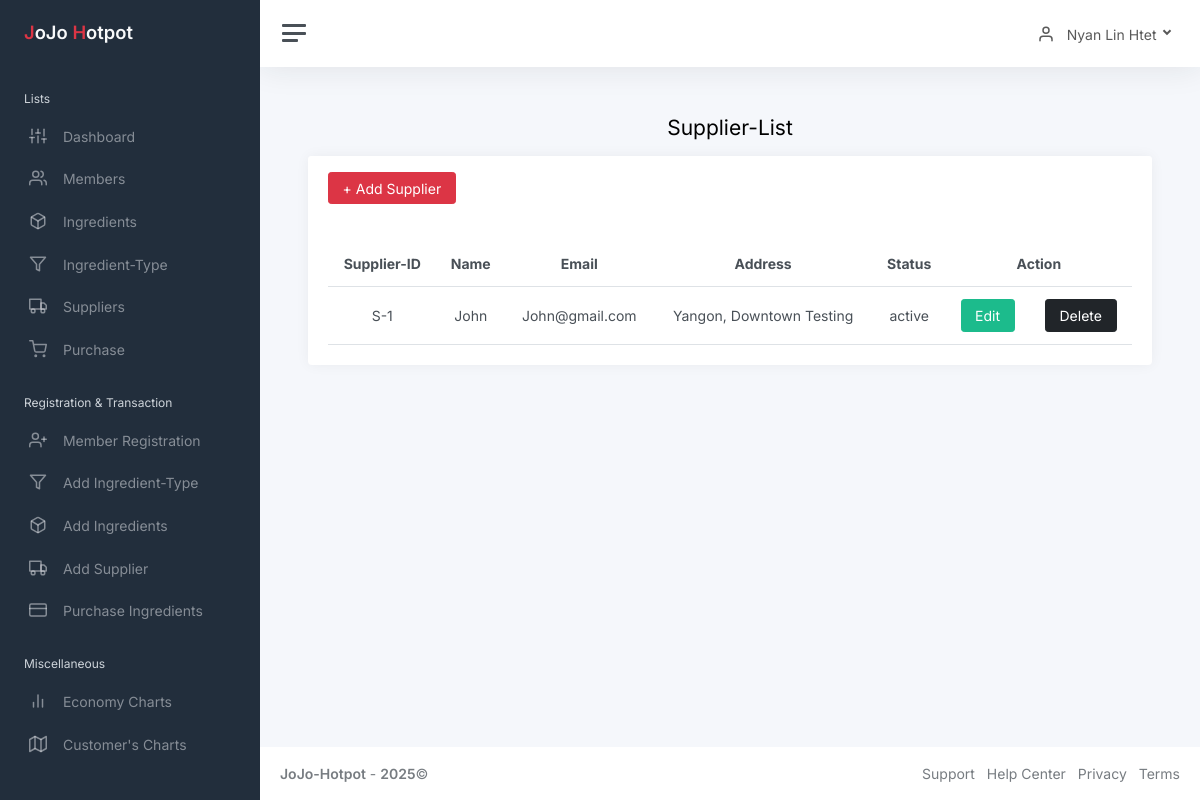
Screenshot of /admin/static/supplier-list.php (signed in) with the database file from the repository.
### tables this page shows
CREATE TABLE `supplier` (
  `supplierID` int(11) NOT NULL,
  `supplierName` varchar(30) NOT NULL,
  `phoneNum` varchar(20) NOT NULL,
  `email` varchar(50) NOT NULL,
  `address` varchar(200) NOT NULL,
  `status` varchar(100) NOT NULL
);

### admin/static/supplier-list.php (the view, shortened to what this page needs)
<?php
include('connect.php');
$AdminID = $_SESSION['AdminID'];
$selectAdmin = "SELECT AdminName FROM admin WHERE AdminID = '$AdminID'";
$resultAdmin = mysqli_query($connect, $selectAdmin);
$rowAdmin = mysqli_fetch_assoc($resultAdmin);
$AdminName = $rowAdmin['AdminName'];
?>
<!DOCTYPE html>
<html lang="en">
<head>
	<link href="css/app.css" rel="stylesheet">
</head>
<body>
	<div class="wrapper">
	<?php include('refactor/sidebar.php'); ?>
		<div class="main">
		<?php include('refactor/navbar.php'); ?>
			<main class="content">
				<div class="container-fluid p-0">
					<h1 class="h3 mb-3 text-center">Supplier-List</h1>
					<div class="row">
						<div class="col-12">
						<div class="card">
							<div class="card-header">
							<div class="row align-items-center">
								<div class="col-md-6">
									<a href="supplier.php" class="btn btn-danger">+ Add Supplier</a>
								</div>
							</div>
						</div>
                                <div class="card-body">
                                <?php
                            $query = "SELECT * FROM supplier
                                     ";
							$result = mysqli_query($connect, $query);
							$size = mysqli_num_rows($result);
							if ($size < 1) {
							echo "<p>No Record Found!</p>";
							} else {
							?>
								<table class="table my-0 text-center">
									<thead>
										<tr>
                                            <th>Supplier-ID</th>
											<th>Name</th>
                                            <th>Email</th>
                                            <th>Address</th>
                                            <th>Status</th>
                                            <th colspan="2">Action</th>
										</tr>
									</thead>
									<tbody>
										<?php
												for ($i = 0; $i < $size; $i++) {
												$arr = mysqli_fetch_array( $result);
												$ID = $arr['supplierID'];
										    echo "<tr>";
											echo "<td> S-". $ID ."</td> ";
											echo"<td>". $arr['supplierName'] ."</td>";
                                            echo"<td>". $arr['email'] ."</td>";
											echo"<td>". $arr['address'] ."</td>";
                                            echo"<td>". $arr['status'] ."</td>";
                                            echo "<td>
                                            <a class='btn btn-success' href='supplierUpdate.php?supplierID=$ID'>Edit</a>
                                                </td>";
                                             echo "<td>
                                            <a class='btn btn-dark' href='supplierDelete.php?supplierID=$ID'>Delete</a>
                                                </td>";
                                              echo "</tr>";
											}
											?>
											<?php
											}
											?>
									</tbody>
								</table>
								</div>
							</div>
						</div>
					</div>
				</div>
			</main>
			<?php include('refactor/footer.php'); ?>
		</div>
	</div>
</body>
</html>

### admin/static/refactor/navbar.php (shortened to what this page needs)
<nav class="navbar navbar-expand navbar-light navbar-bg">
				<a class="sidebar-toggle js-sidebar-toggle">
          <i class="hamburger align-self-center"></i>
        </a>
				<div class="navbar-collapse collapse">
					<ul class="navbar-nav navbar-align">
						<li class="nav-item dropdown">
							<a class="nav-link dropdown-toggle d-none d-sm-inline-block" href="#" data-bs-toggle="dropdown">
                            <i class="align-middle me-2" data-feather="user"></i> <span class="align-middle"><?php echo $AdminName ?></span>
              </a>
						</li>
					</ul>
				</div>
			</nav>

### rows the page displays
supplier: supplierID "1", supplierName "John", email "John@gmail.com", address "Yangon, Downtown Testing", status "active"

### other values shown
$AdminName "Nyan Lin Htet"
